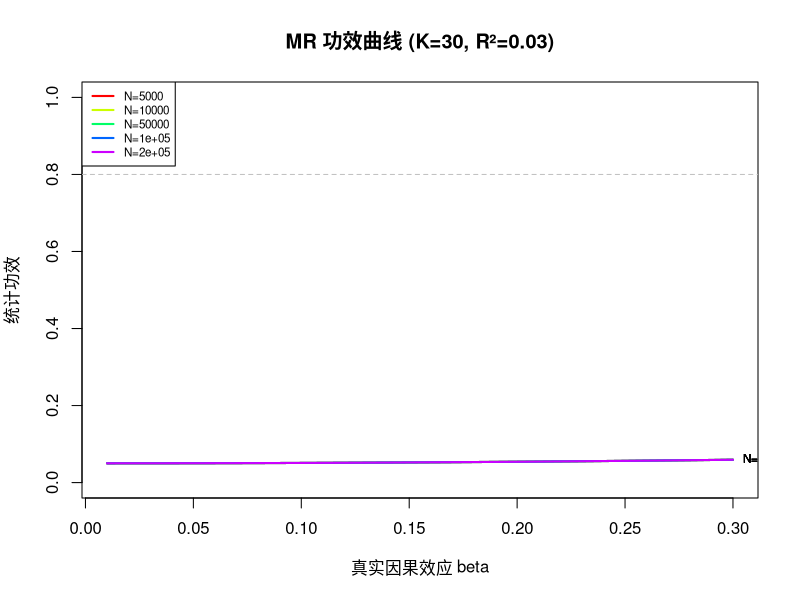
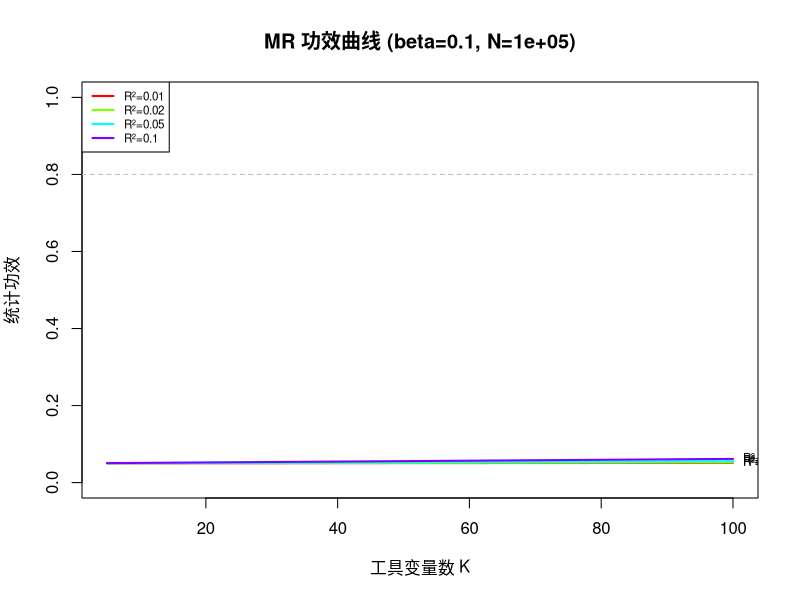

Write R code to recreate these figures, in order.
#!/usr/bin/env Rscript
# 40_mr_power.R — MR 统计功效计算（Power Calculation）
#
# 背景: MR 研究的功效（power）取决于: 工具变量强度(R^2/F)、样本量(N)、
#       真实效应大小(beta)、工具变量个数(K)。功效计算帮助研究者:
#       1) 评估现有数据能否检测到预期效应
#       2) 规划所需样本量/工具变量数
#       3) 解释阴性结果是否因功效不足
#
# 公式（Brion et al. 2013, mRnd）:
#   非中心参数 λ = N * K * F * beta^2 / (F * K + N)
#   或 λ = N * R^2 * beta^2 / (1 - R^2)  (单工具)
#   功效 = 1 - pchisq(χ²_crit, 1, λ)
#
# 输出: 02.analysis/power/ 表 + 04.figures/power_*.png

options(width = 150)
dir.create("02.analysis/power", showWarnings = FALSE)
set.seed(20260804)

cat("========================================\n")
cat("MR 统计功效计算\n")
cat("时间:", format(Sys.time(), "%Y-%m-%d %H:%M:%S"), "\n")
cat("========================================\n\n")

# ---------- 功效函数 ----------
mr_power <- function(N, K, R2, beta, alpha = 0.05) {
  # 非中心参数（Burgess 2014 公式）
  lambda <- N * K * R2 * beta^2 / (K * R2 * beta^2 + N)
  crit <- qchisq(alpha, 1, lower.tail = FALSE)
  1 - pchisq(crit, 1, lambda)
}

# ---------- 绘制功效曲线 ----------
cat("[1] 绘制功效曲线\n")

# 场景1: 固定样本量, 变化工具强度与效应大小
png("04.figures/power_curve_N.png", width = 800, height = 600, res = 110)
Ns <- c(5000, 10000, 50000, 100000, 200000)
K <- 30; R2 <- 0.03; betas <- seq(0.01, 0.30, 0.01)
plot(0, 0, type = "n", xlim = range(betas), ylim = c(0, 1),
     xlab = "真实因果效应 beta", ylab = "统计功效",
     main = paste0("MR 功效曲线 (K=", K, ", R²=", R2, ")"))
abline(h = 0.8, lty = 2, col = "grey")
for (n in Ns) {
  pw <- sapply(betas, function(b) mr_power(n, K, R2, b))
  lines(betas, pw, col = rainbow(length(Ns))[which(Ns == n)], lwd = 2)
  text(max(betas), tail(pw, 1), paste0("N=", n), cex = 0.7, pos = 4)
}
legend("topleft", paste0("N=", Ns), col = rainbow(length(Ns)), lwd = 2, cex = 0.7)
dev.off()
cat("    04.figures/power_curve_N.png 已保存\n")

# 场景2: 固定效应, 变化工具变量数(F)
png("04.figures/power_curve_K.png", width = 800, height = 600, res = 110)
beta_true <- 0.1; N <- 100000
Ks <- seq(5, 100, 5)
R2s <- c(0.01, 0.02, 0.05, 0.10)
plot(0, 0, type = "n", xlim = range(Ks), ylim = c(0, 1),
     xlab = "工具变量数 K", ylab = "统计功效",
     main = paste0("MR 功效曲线 (beta=", beta_true, ", N=", N, ")"))
abline(h = 0.8, lty = 2, col = "grey")
for (r in R2s) {
  pw <- sapply(Ks, function(k) mr_power(N, k, r, beta_true))
  lines(Ks, pw, col = rainbow(length(R2s))[which(R2s == r)], lwd = 2)
  text(max(Ks), tail(pw, 1), paste0("R²=", r), cex = 0.7, pos = 4)
}
legend("topleft", paste0("R²=", R2s), col = rainbow(length(R2s)), lwd = 2, cex = 0.7)
dev.off()
cat("    04.figures/power_curve_K.png 已保存\n")

# ---------- 实际数据示例 ----------
cat("\n[2] 实际数据示例: LDL-C -> CHD 功效\n")
# 从在线分析结果中获取参数
d <- read.csv("02.analysis/opengwas/online/mr_results.csv", stringsAsFactors = FALSE)
ivw <- subset(d, method == "Inverse variance weighted")
N_eff <- 60801 * 123504 / (60801 + 123504)  # CHD 有效样本量
K_use <- ivw$nsnp; beta_use <- abs(ivw$b)
# 估计 R²（从 F 统计量近似: R² = F*K/(N + F*K)）
F_mean <- 177  # 之前 LDL 数据 F 均值
R2_est <- F_mean * K_use / (N_eff + F_mean * K_use)
power_actual <- mr_power(N_eff, K_use, R2_est, beta_use)
cat(sprintf("    LDL-C -> CHD 实际功效: %.1f%% (K=%d, R²=%.3f, beta=%.3f, N=%.0f)\n",
            power_actual * 100, K_use, R2_est, beta_use, N_eff))

# 所需最小样本量（达到 80% 功效）
cat(sprintf("    需要 %.0f 样本达到 80%% 功效（当前 %.0f）\n",
            N_eff / power_actual * 0.8, N_eff))

# ---------- 保存结果 ----------
res <- data.frame(
  参数 = c("K (工具变量数)", "N (有效样本量)", "R² (暴露解释方差)",
           "beta (真实效应)", "统计功效"),
  值 = c(K_use, round(N_eff), round(R2_est, 4), round(beta_use, 4), round(power_actual, 3)))
write.csv(res, "02.analysis/power/power_ldl_chd.csv", row.names = FALSE)
print(res, row.names = FALSE)
cat("\nMR 功效计算完成 ✔\n")
